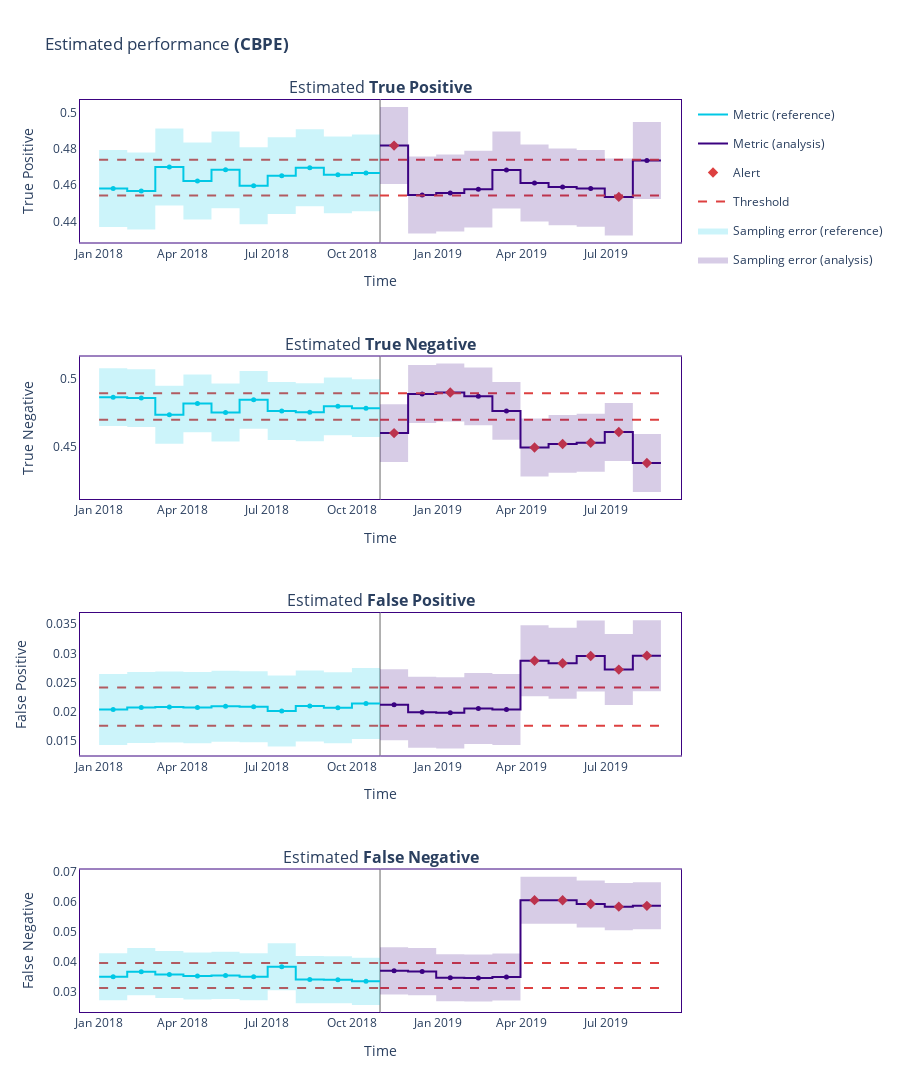

The notebook cell saved with this chart:
### Code cell
metric_fig = results.plot()
metric_fig.show()
